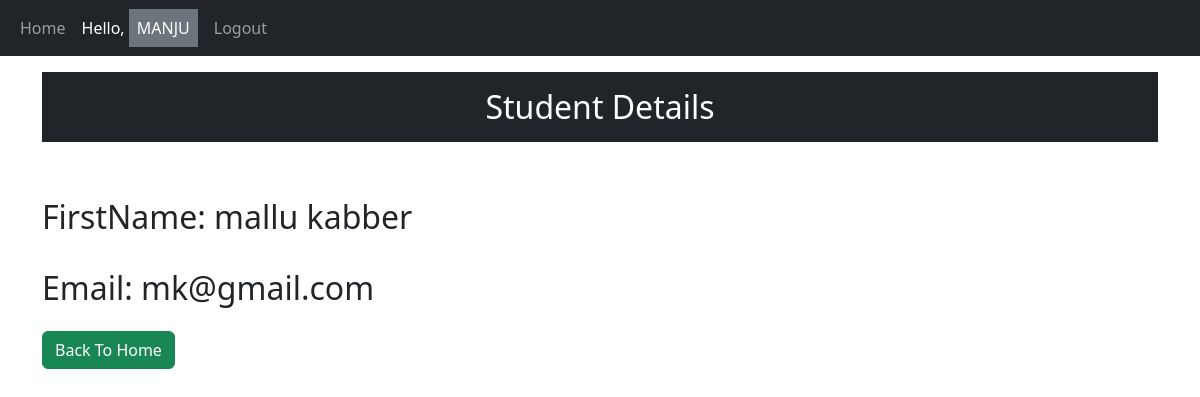
/details/7/ (signed in), run on the app's committed database.
### app/models.py (models this page shows, shortened)
class Student(models.Model):
    first_name = models.CharField(max_length=100)
    last_name = models.CharField(max_length=100)
    branch = models.CharField(max_length=50)
    email = models.EmailField()
    college_code = models.IntegerField()

### app/views.py (the view)
# urls.py: path('details/<int:id>/',views.student_details,name='details'),
def student_details(request,id):
    get_student = Student.objects.get(id=id)
    context = {
        'form':get_student
    }
    return render(request,'student_details.html',context)

### app/templates/student_details.html (shortened to what this page needs)
{% extends 'base.html' %}
{% block content %}
                    <div class="container">
                        <h2 class="text-center bg-dark p-3 mt-3 text-white">Student Details</h2>
                    </div>
                    <br><br>
                    <div class="container">
                        <h2 >FirstName: {{ form.first_name }} {{ form.last_name }}</h2> <br>
                        <h2 class="d-inline">Email: {{ form.email }}</h2><br><br>
                        <a href="{% url 'home' %}" class="btn btn-success text-center">Back To Home</a>
                    </div>
{% endblock %}

### app/templates/base.html (shortened to what this page needs)
<!DOCTYPE html>
{% load static %}
<html lang="en">
<head>
    <link href="https://cdn.jsdelivr.net/npm/bootstrap@5.3.3/dist/css/bootstrap.min.css" rel="stylesheet">
</head>
<body>
            <nav class="navbar navbar-expand-sm bg-dark navbar-dark">
                <div class="container-fluid">
                  <div class="collapse navbar-collapse" id="collapsibleNavbar">
                    <ul class="navbar-nav">
                      {% if request.user.is_authenticated %}
                      <li class="nav-item">
                        <a class="nav-link" href="{% url 'home' %}">Home</a>
                      </li>
                      <li class="nav-item">
                        <a href="" class="nav-link active">Hello,
                          <span class="text-uppercase text-white p-2 bg-secondary">{{ request.user.username }}</span>
                        </a>
                      </li>
                      <li class="nav-item">
                        <a class="nav-link" href="{% url 'logout' %}">Logout</a>
                      </li>
                      {% endif %}
                    </ul>
                  </div>
                </div>
              </nav>
               {% block content %}
               {% endblock %}
</body>
</html>

### data on the page
Student: first_name "mallu", last_name "kabber", email "mk@gmail.com"

### other printed values
{{ request.user.username }} "MANJU"
